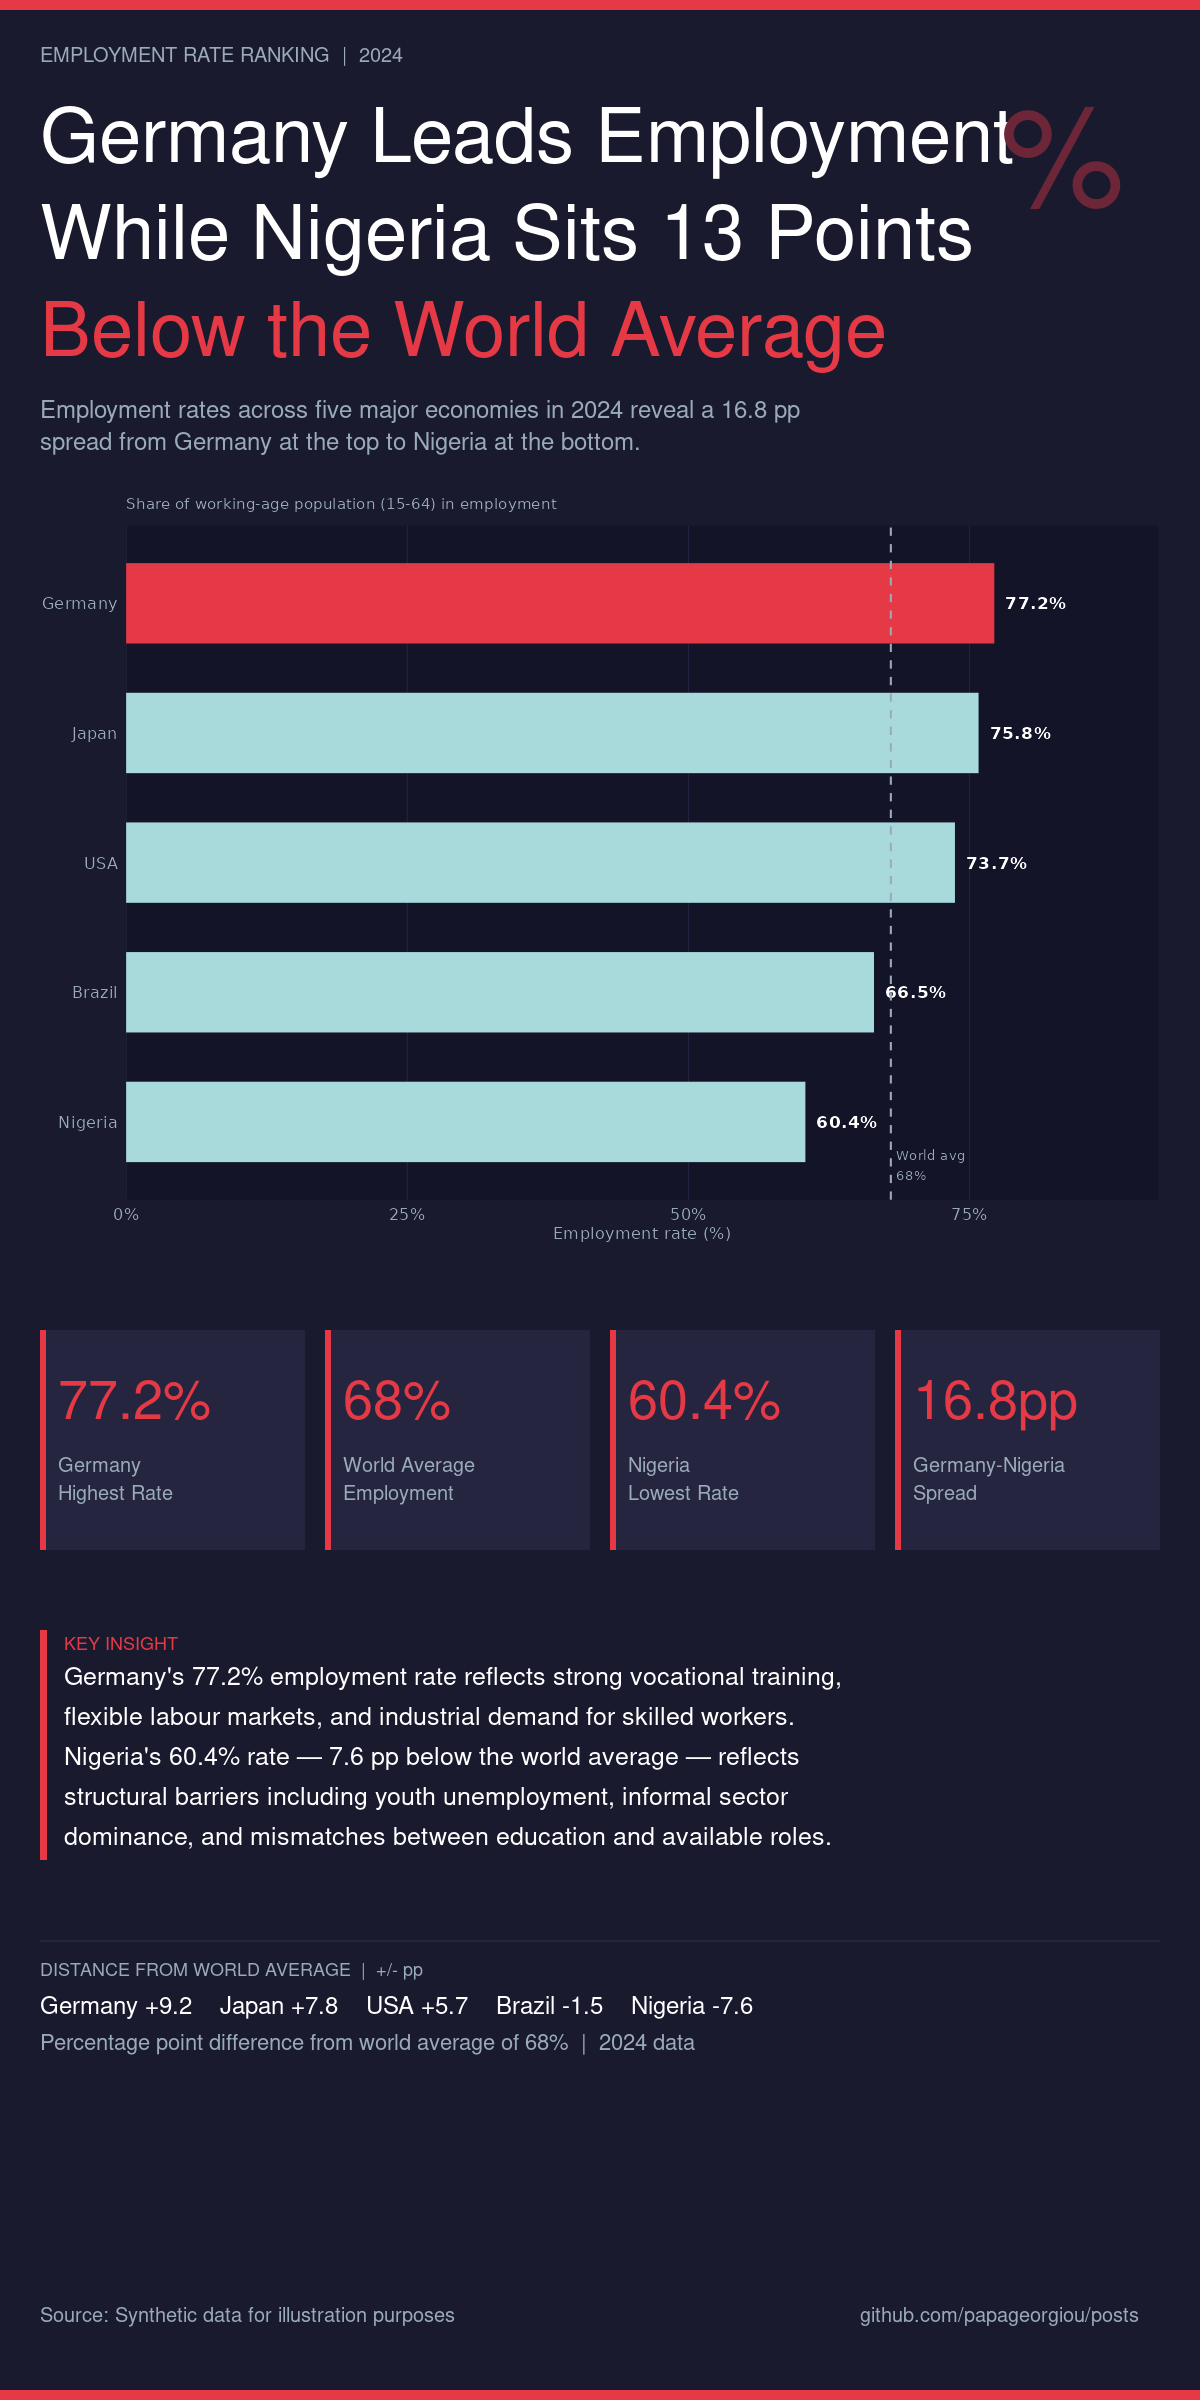

Write R code to recreate this figure.
# 03_bar_employment_2024.R — Dark editorial infographic
# Palette: Dark charcoal + coral | BG #1A1A2E | Accent #E63946 | Sec #A8DADC

suppressPackageStartupMessages({
  library(magick)
  library(ggplot2)
  library(tidyverse)
  library(scales)
})

BG     <- "#1A1A2E"
ACCENT <- "#E63946"
SEC    <- "#A8DADC"
WHITE  <- "#FFFFFF"
MUTED  <- "#99AABB"
PBG    <- "#252540"
SYMBOL <- "#6C2638"   # ACCENT blended into BG at 40%
W <- 1200L; H <- 2400L

draw_rect <- function(img, x1, y1, x2, y2, color) {
  w <- max(1L, as.integer(x2 - x1))
  h <- max(1L, as.integer(y2 - y1))
  image_composite(img, image_blank(w, h, color),
                  offset = paste0("+", as.integer(x1), "+", as.integer(y1)))
}

# ── Data ────────────────────────────────────────────────────────────────────
df <- tribble(
  ~country,   ~emp_rate,
  "Germany",  77.2,
  "Japan",    75.8,
  "USA",      73.7,
  "Brazil",   66.5,
  "Nigeria",  60.4
) |>
  mutate(
    country   = fct_reorder(country, emp_rate),
    bar_color = if_else(country == "Germany", ACCENT, SEC)
  )

world_avg <- 68

# ── Chart ────────────────────────────────────────────────────────────────────
p <- ggplot(df, aes(emp_rate, country)) +
  geom_col(aes(fill=bar_color), width=0.62) +
  geom_text(aes(label=paste0(emp_rate,"%")), hjust=-0.18, size=4.5,
            fontface="bold", color=WHITE) +
  geom_vline(xintercept=world_avg, linetype="dashed", color=MUTED, linewidth=0.7) +
  annotate("text", x=world_avg+0.5, y=0.55,
           label=paste0("World avg\n",world_avg,"%"),
           size=3.5, color=MUTED, hjust=0, vjust=0) +
  scale_fill_identity() +
  scale_x_continuous(labels=label_percent(scale=1), limits=c(0,90),
                     expand=expansion(mult=c(0,0.02))) +
  labs(x="Employment rate (%)", y=NULL,
       subtitle="Share of working-age population (15-64) in employment") +
  theme_minimal(base_size=13) +
  theme(
    plot.background    = element_rect(fill=BG,       color=NA),
    panel.background   = element_rect(fill="#141428", color=NA),
    panel.grid.major.x = element_line(color="#252545", linewidth=0.3),
    panel.grid.major.y = element_blank(),
    panel.grid.minor   = element_blank(),
    axis.ticks         = element_blank(),
    axis.text          = element_text(color=MUTED, size=12),
    axis.title         = element_text(color=MUTED, size=12),
    plot.subtitle      = element_text(color=MUTED, size=11, margin=margin(b=10)),
    legend.position    = "none",
    plot.margin        = margin(20,30,20,30)
  )

tmp <- tempfile(fileext=".png")
ggsave(tmp, p, width=12, height=8, units="in", dpi=100, bg=BG)
cimg <- image_read(tmp) |> image_scale("1200x")
ch   <- as.integer(image_info(cimg)$height)

# ── Canvas ───────────────────────────────────────────────────────────────────
canvas <- image_blank(W, H, color=BG)

canvas <- draw_rect(canvas, 0, 0, W, 10, ACCENT)

canvas <- image_annotate(canvas, "EMPLOYMENT RATE RANKING  |  2024",
  location="+40+40", size=20, color=MUTED, font="Helvetica")
canvas <- image_annotate(canvas, "Germany Leads Employment",
  location="+40+80", size=76, color=WHITE, font="Helvetica-Bold")
canvas <- image_annotate(canvas, "While Nigeria Sits 13 Points",
  location="+40+177", size=76, color=WHITE, font="Helvetica-Bold")
canvas <- image_annotate(canvas, "Below the World Average",
  location="+40+274", size=76, color=ACCENT, font="Helvetica-Bold")
canvas <- image_annotate(canvas,
  "Employment rates across five major economies in 2024 reveal a 16.8 pp",
  location="+40+392", size=24, color=MUTED, font="Helvetica")
canvas <- image_annotate(canvas,
  "spread from Germany at the top to Nigeria at the bottom.",
  location="+40+424", size=24, color=MUTED, font="Helvetica")

canvas <- image_annotate(canvas, "%",
  location=paste0("+",W-200,"+55"), size=140, color=SYMBOL, font="Helvetica-Bold")

cy <- 470L
canvas <- image_composite(canvas, cimg, offset=paste0("+0+",cy))

pt  <- cy + ch + 60L
ph  <- 220L
pw  <- 265L
pxs <- as.integer(c(40, 325, 610, 895))
for (x in pxs) {
  canvas <- draw_rect(canvas, x, pt, x+pw, pt+ph, PBG)
  canvas <- draw_rect(canvas, x, pt, x+6,  pt+ph, ACCENT)
}

stats <- list(
  list(v="77.2%", l="Germany\nHighest Rate"),
  list(v="68%",   l="World Average\nEmployment"),
  list(v="60.4%", l="Nigeria\nLowest Rate"),
  list(v="16.8pp",l="Germany-Nigeria\nSpread")
)
for (i in seq_along(stats)) {
  s <- stats[[i]]; bx <- pxs[[i]]
  canvas <- image_annotate(canvas, s$v,
    location=paste0("+",bx+18,"+",pt+30), size=54, color=ACCENT, font="Helvetica-Bold")
  canvas <- image_annotate(canvas, s$l,
    location=paste0("+",bx+18,"+",pt+120), size=20, color=MUTED, font="Helvetica")
}

iy <- pt + ph + 80L
canvas <- draw_rect(canvas, 40, iy, 47, iy+230, ACCENT)
canvas <- image_annotate(canvas, "KEY INSIGHT",
  location=paste0("+64+",iy), size=18, color=ACCENT, font="Helvetica-Bold")
ins <- c(
  "Germany's 77.2% employment rate reflects strong vocational training,",
  "flexible labour markets, and industrial demand for skilled workers.",
  "Nigeria's 60.4% rate — 7.6 pp below the world average — reflects",
  "structural barriers including youth unemployment, informal sector",
  "dominance, and mismatches between education and available roles."
)
for (j in seq_along(ins)) {
  canvas <- image_annotate(canvas, ins[[j]],
    location=paste0("+64+",iy+28+(j-1L)*40L), size=25, color=WHITE, font="Helvetica")
}

dcy <- iy + 310L
canvas <- draw_rect(canvas, 40, dcy, W-40, dcy+2, PBG)
canvas <- image_annotate(canvas, "DISTANCE FROM WORLD AVERAGE  |  +/- pp",
  location=paste0("+40+",dcy+16), size=18, color=MUTED, font="Helvetica-Bold")
canvas <- image_annotate(canvas,
  "Germany +9.2    Japan +7.8    USA +5.7    Brazil -1.5    Nigeria -7.6",
  location=paste0("+40+",dcy+48), size=24, color=WHITE, font="Helvetica")
canvas <- image_annotate(canvas,
  "Percentage point difference from world average of 68%  |  2024 data",
  location=paste0("+40+",dcy+86), size=22, color=MUTED, font="Helvetica")

fy <- H - 100L
canvas <- draw_rect(canvas, 0, H-10L, W, H, ACCENT)
canvas <- image_annotate(canvas, "Source: Synthetic data for illustration purposes",
  location=paste0("+40+",fy), size=20, color=MUTED, font="Helvetica")
canvas <- image_annotate(canvas, "github.com/papageorgiou/posts",
  location=paste0("+",W-340L,"+",fy), size=20, color=MUTED, font="Helvetica")

image_write(canvas, path="03_bar_employment_2024.png")
message("Infographic 03 saved.")
